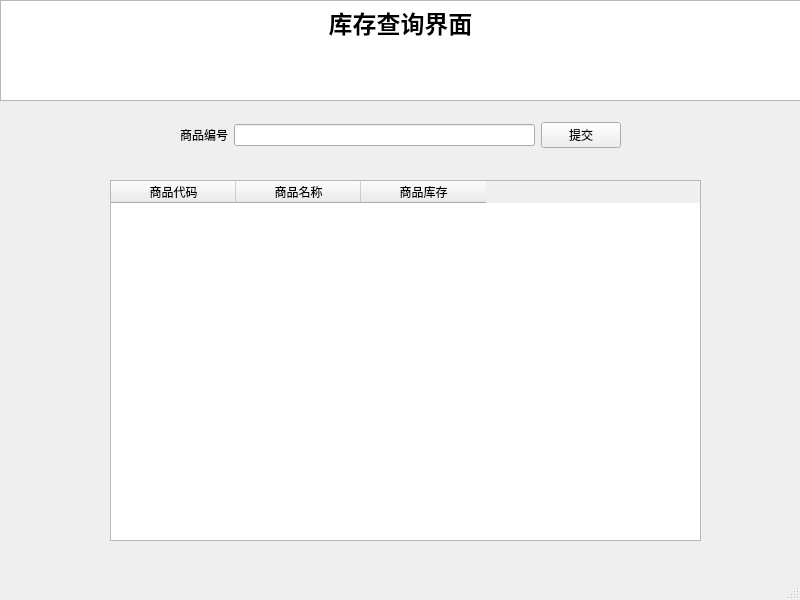
<?xml version="1.0" encoding="UTF-8"?>
<ui version="4.0">
 <class>StockSearchWindow</class>
 <widget class="QMainWindow" name="StockSearchWindow">
  <property name="geometry">
   <rect>
    <x>0</x>
    <y>0</y>
    <width>800</width>
    <height>600</height>
   </rect>
  </property>
  <property name="windowTitle">
   <string>MainWindow</string>
  </property>
  <widget class="QWidget" name="centralwidget">
   <widget class="QTextBrowser" name="textBrowser">
    <property name="geometry">
     <rect>
      <x>0</x>
      <y>0</y>
      <width>801</width>
      <height>101</height>
     </rect>
    </property>
    <property name="html">
     <string>&lt;!DOCTYPE HTML PUBLIC &quot;-//W3C//DTD HTML 4.0//EN&quot; &quot;http://www.w3.org/TR/REC-html40/strict.dtd&quot;&gt;
&lt;html&gt;&lt;head&gt;&lt;meta name=&quot;qrichtext&quot; content=&quot;1&quot; /&gt;&lt;style type=&quot;text/css&quot;&gt;
p, li { white-space: pre-wrap; }
&lt;/style&gt;&lt;/head&gt;&lt;body style=&quot; font-family:'SimSun'; font-size:9pt; font-weight:400; font-style:normal;&quot;&gt;
&lt;p align=&quot;center&quot; style=&quot; margin-top:0px; margin-bottom:0px; margin-left:0px; margin-right:0px; -qt-block-indent:0; text-indent:0px;&quot;&gt;&lt;span style=&quot; font-size:18pt; font-weight:600;&quot;&gt;库存查询界面&lt;/span&gt;&lt;/p&gt;&lt;/body&gt;&lt;/html&gt;</string>
    </property>
   </widget>
   <widget class="QWidget" name="layoutWidget">
    <property name="geometry">
     <rect>
      <x>180</x>
      <y>120</y>
      <width>441</width>
      <height>30</height>
     </rect>
    </property>
    <layout class="QHBoxLayout" name="horizontalLayout_2">
     <item>
      <layout class="QHBoxLayout" name="horizontalLayout">
       <item>
        <widget class="QLabel" name="WareID_Label">
         <property name="text">
          <string>商品编号</string>
         </property>
        </widget>
       </item>
       <item>
        <widget class="QLineEdit" name="WareID_LineEdit"/>
       </item>
      </layout>
     </item>
     <item>
      <widget class="QPushButton" name="pushButton">
       <property name="text">
        <string>提交</string>
       </property>
      </widget>
     </item>
    </layout>
   </widget>
   <widget class="QTableWidget" name="tableWidget">
    <property name="geometry">
     <rect>
      <x>110</x>
      <y>180</y>
      <width>591</width>
      <height>361</height>
     </rect>
    </property>
    <property name="columnCount">
     <number>3</number>
    </property>
    <attribute name="horizontalHeaderVisible">
     <bool>true</bool>
    </attribute>
    <attribute name="horizontalHeaderCascadingSectionResizes">
     <bool>true</bool>
    </attribute>
    <attribute name="horizontalHeaderDefaultSectionSize">
     <number>125</number>
    </attribute>
    <attribute name="horizontalHeaderHighlightSections">
     <bool>true</bool>
    </attribute>
    <attribute name="horizontalHeaderMinimumSectionSize">
     <number>31</number>
    </attribute>
    <attribute name="verticalHeaderCascadingSectionResizes">
     <bool>true</bool>
    </attribute>
    <attribute name="verticalHeaderDefaultSectionSize">
     <number>37</number>
    </attribute>
    <attribute name="verticalHeaderMinimumSectionSize">
     <number>30</number>
    </attribute>
    <column>
     <property name="text">
      <string>商品代码</string>
     </property>
    </column>
    <column>
     <property name="text">
      <string>商品名称</string>
     </property>
    </column>
    <column>
     <property name="text">
      <string>商品库存</string>
     </property>
    </column>
   </widget>
  </widget>
  <widget class="QMenuBar" name="menubar">
   <property name="geometry">
    <rect>
     <x>0</x>
     <y>0</y>
     <width>800</width>
     <height>26</height>
    </rect>
   </property>
  </widget>
  <widget class="QStatusBar" name="statusbar"/>
 </widget>
 <resources/>
 <connections/>
</ui>
